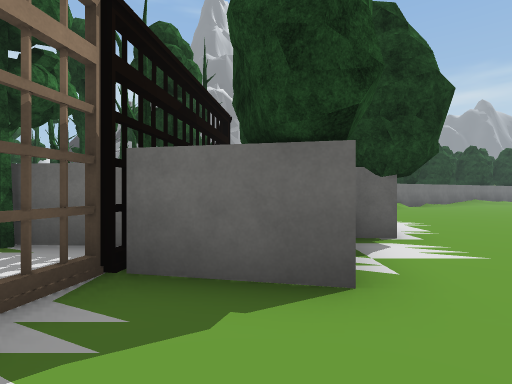
[1] (above)

24 first-person views from a walk through a scene from a Unity 3-D project. The camera is 1.3 m above the floor, looks level and sees 80° across. The floor is counted in squares, 2 m on a side. Each view is taken from the middle of a square. On the plan, view 1 faces up. The plan holds only what a view shows up to about 10 squares ahead; the rest is blank. The place goes on beyond the plan. The player character is not drawn. Door leaves are left out, so doorways stand open. Some surface patterns are stand-ins.

[2]
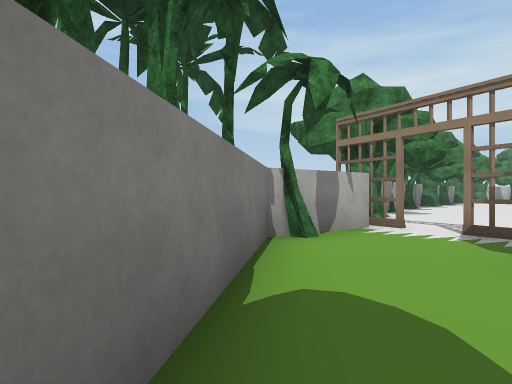

[3]
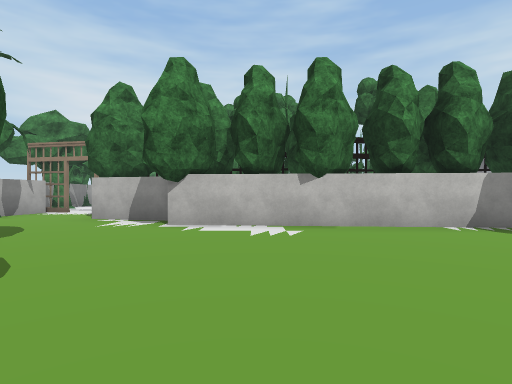

[4]
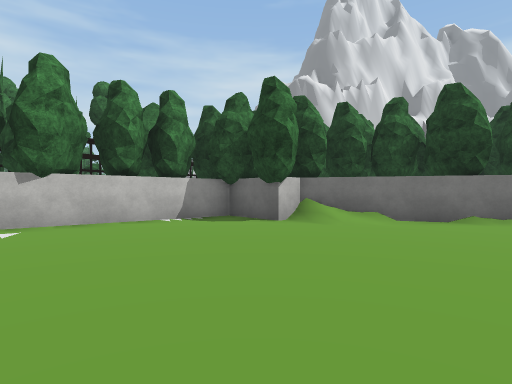

[5]
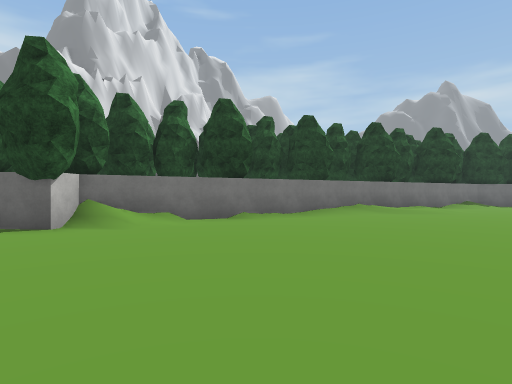

[6]
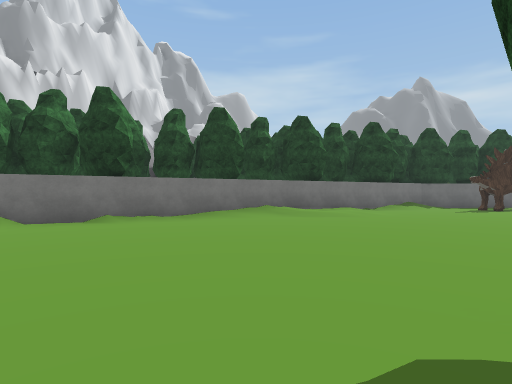

[7]
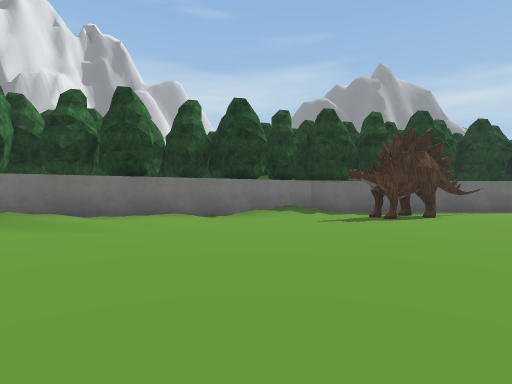

[8]
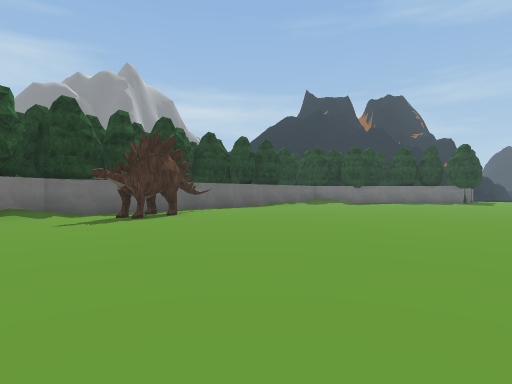

[9]
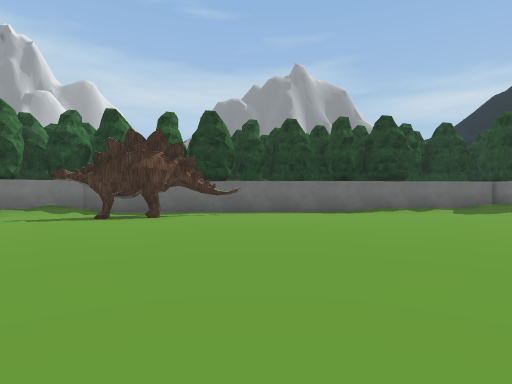

[10]
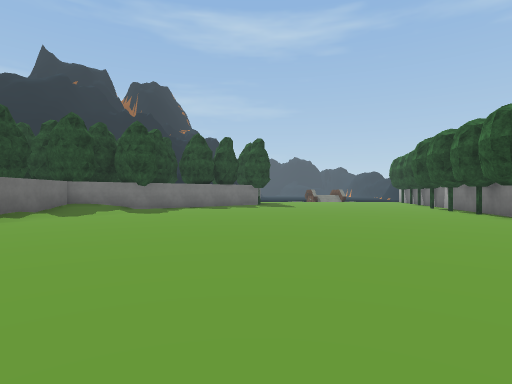

[11]
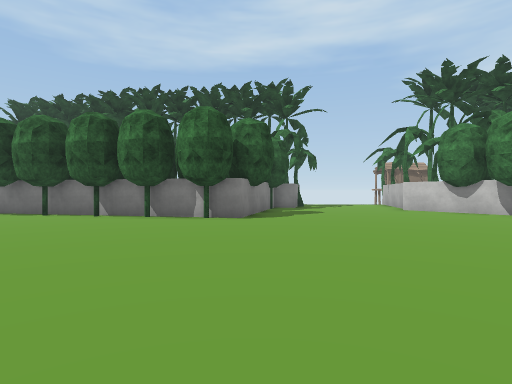

[12]
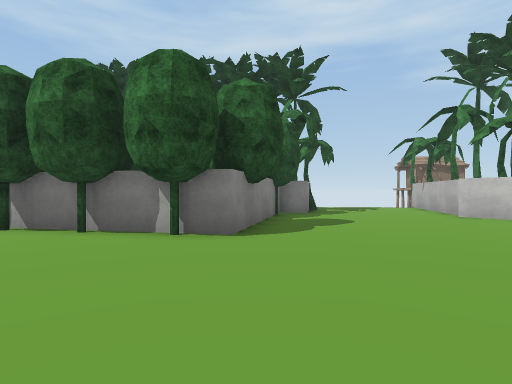

[13]
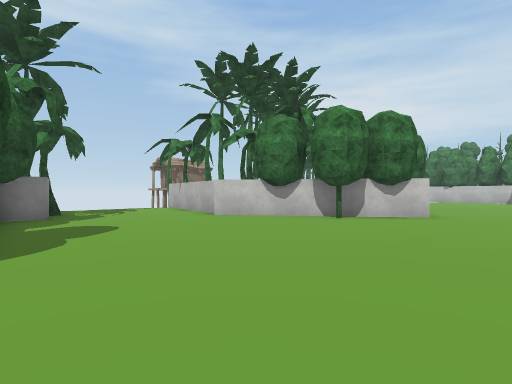

[14]
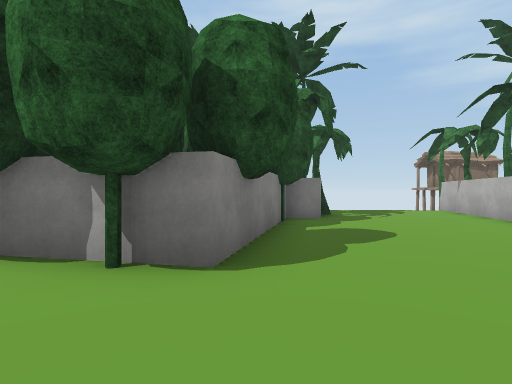

[15]
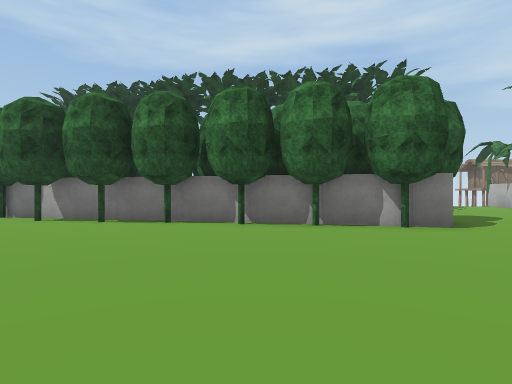

[16]
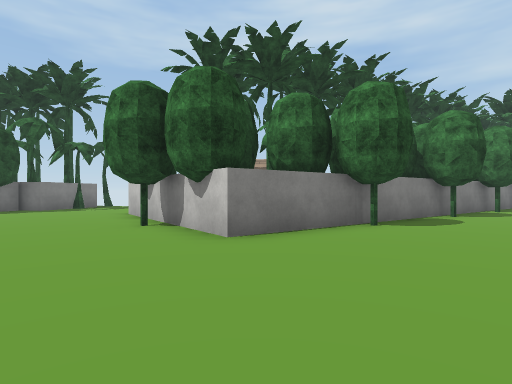

[17]
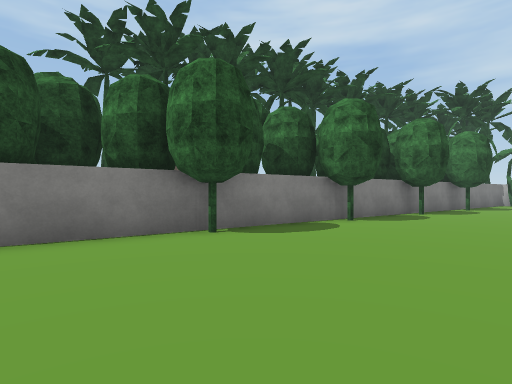

[18]
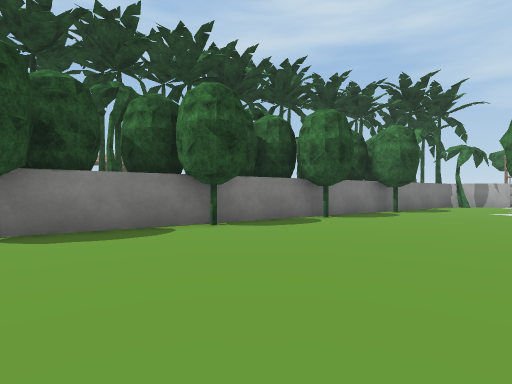

[19]
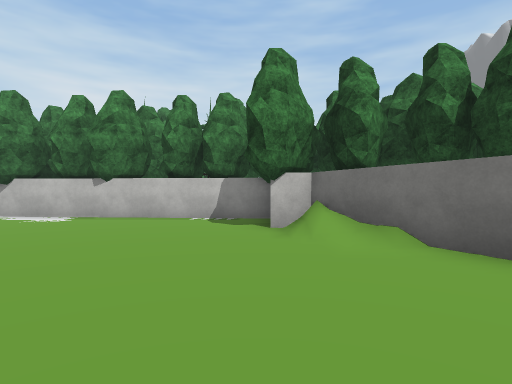

[20]
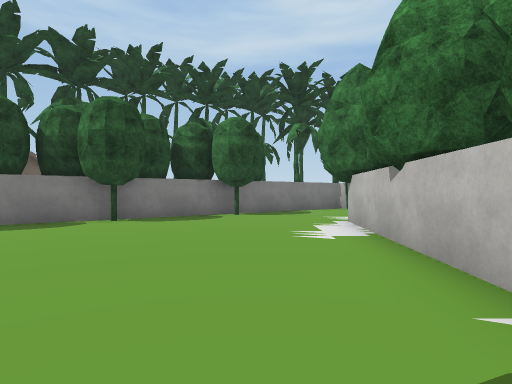

[21]
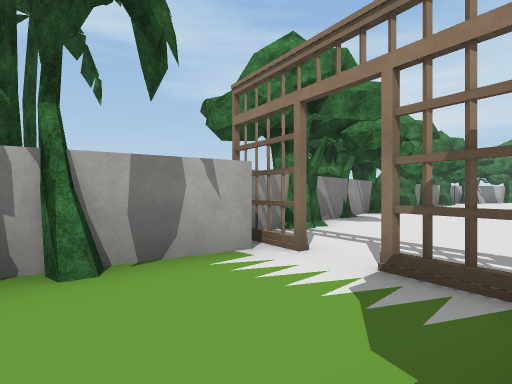

[22]
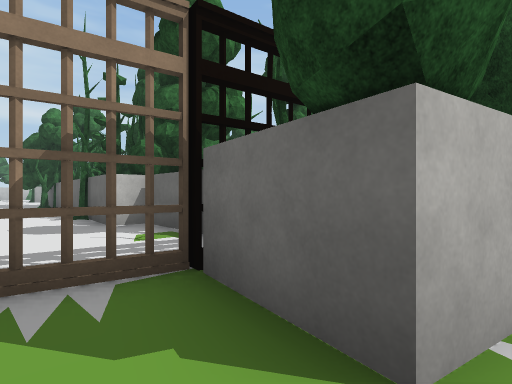

[23]
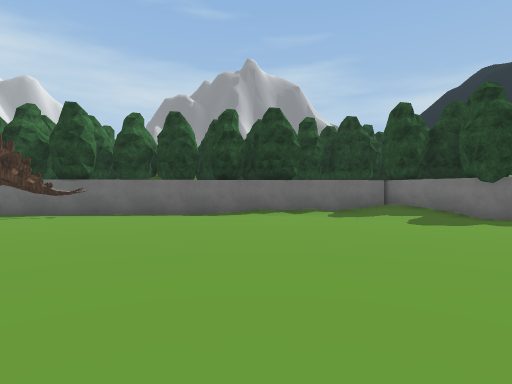

[24]
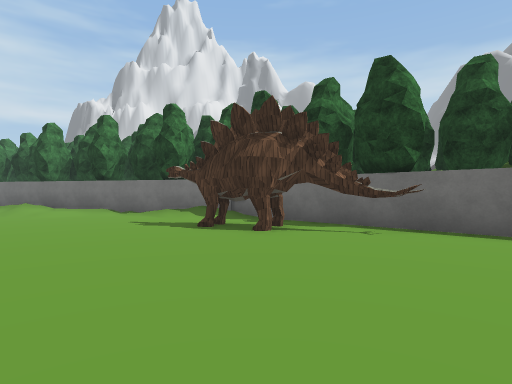

### Floor plan
Points are (right, up) in squares from view 1. A wall is a line through its corners. A room is listed if a view was taken in it or the views show most of it. See-through windows are left out.
Room 1 (view 1)
walls: (-1.4, -0.5) (-0.3, -0.7)
ways out: opening at (0.5, 0) to room 2
objects: palm tree (0, -1); palm tree (2, -1); palm tree (3, -1)
Room 2 (views 2, 3, 4, 5, 6, 7, 8, 9, 10, 11, 12, 13, 14, 15, 16, 17, 18, 19, 20, 21, 22, 23, 24)
walls: (13.5, 8.2) (15.4, 9.6) (16.6, 8); (18.3, 5.6) (18.7, 5); (18.4, 4.7) (18, 2.8); (20.2, 17.6) (19.2, 17.3); (19.9, 17.7) (19.1, 17.4); (20, 17.8) (19.2, 17.4); (19.3, 18) (18.8, 17.8); (20.7, 17.8) (20.4, 17.6) (19.3, 17.6); (25.3, 8.2) (26.6, 7.9); (20.4, 18.5) (19.9, 18.2); (17.6, 19.3) (4.5, 12); (22.1, 18.4) (21.6, 18.3); (23.4, 4.2) (24.3, 7.9); (21.9, 18.8) (21.2, 18.3); (22.5, 18.8) (21.2, 18.5); (22.6, 19) (20.8, 18.1); (29.4, 7.3) (30.6, 7); (5.7, 2.6) (9.6, 5.4); (30.5, 20.1) (21.4, 19.6); (2.5, 11.4) (2, 4.3) (1.2, 4.3) (0.7, 2.1) (-1, 2.4); (1.5, -0.4) (3.4, 0.9)
ways out: opening at (0.5, 0) to room 1; opening at (18, 19); opening at (20, 2.7)
objects: tree (2, 4); tree (2, 7); tree (3, 12); tree (4, 1) to (5, 1); tree (4, 12); tree (4, 13); tree (5, 2); tree (6, 2); tree (7, 2); tree (7, 4); other object (10, 3); tree (10, 4) to (10, 5); tree (10, 6); tree (11, 6); tree (12, 7); tree (13, 8); tree (16, 19); palm tree (17, 5); palm tree (17, 6); tree (17, 6) to (18, 7); tree (17, 8); palm tree (18, 4); palm tree (22, 2); palm tree (23, 2); palm tree (23, 3); tree (23, 4); other object (24, 6) to (25, 6); tree (24, 8); other object (25, 5); tree (25, 7); tree (25, 8); other object (26, 6); other object (27, 6); tree (27, 7); tree (27, 8); tree (28, 7) to (29, 7); tree (28, 8); tree (30, 8); other object (31, 6); tree (31, 7); tree (31, 20)

Positions as (right, up) in squares from view 1, and headings:
1: (0, 0), facing up
2: (4, 2), facing down-left
3: (8, 6), facing left
4: (9, 6), facing up-left
5: (8, 6), facing up
6: (11, 7), facing up
7: (16, 10), facing up
8: (16, 10), facing up-right
9: (23, 10), facing up
10: (21, 14), facing right
11: (24, 16), facing down
12: (24, 13), facing down
13: (24, 12), facing down-left
14: (24, 11), facing down
15: (28, 14), facing down
16: (15, 14), facing down
17: (12, 13), facing down
18: (9, 12), facing down
19: (10, 11), facing left
20: (4, 11), facing down
21: (1, 2), facing down-left
22: (1, 1), facing up-left
23: (27, 11), facing up
24: (24, 14), facing up-left
